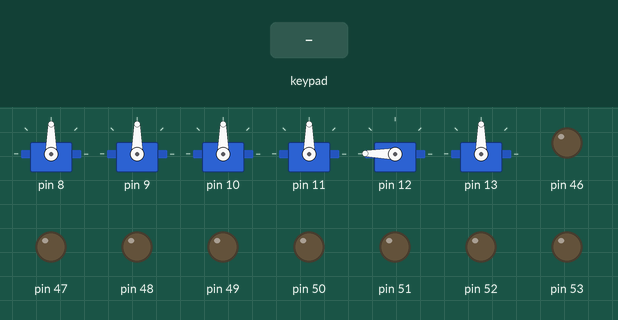
Recording of a sketch running on a simulated Arduino Mega 2560, built with avr-gcc and run on an emulated ATmega2560. Parts: 6 × servo, output pins drawn as LEDs (lit = HIGH). Inputs (shaded band) come from the test bench. What the sketch prints to the serial monitor is not drawn.

Above: at 1.2 s.
1.3 s: key 'U' pressed
At 1.53 s:
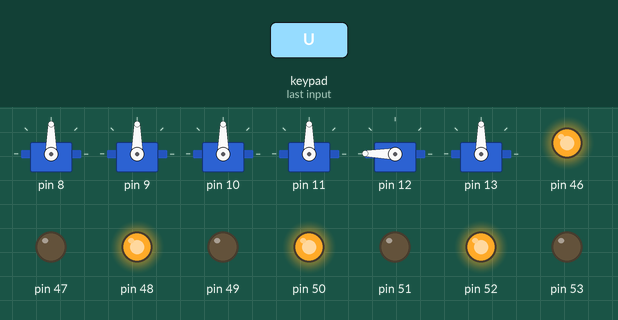
3.2 s: key 'D' pressed
At 3.43 s:
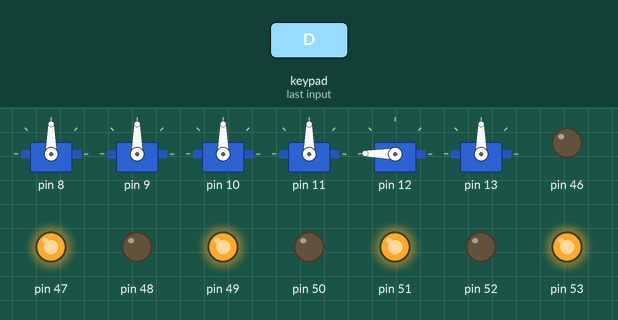
5.1 s: key 'L' pressed
At 5.33 s:
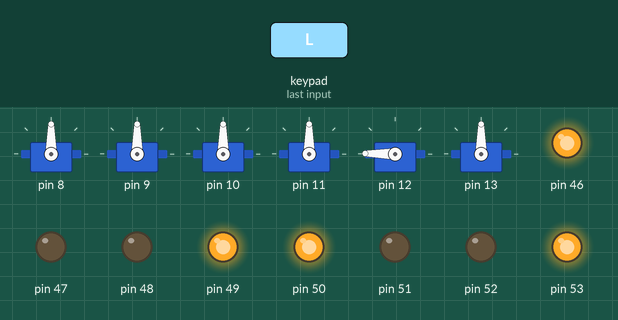
7.0 s: key 'R' pressed
At 7.23 s:
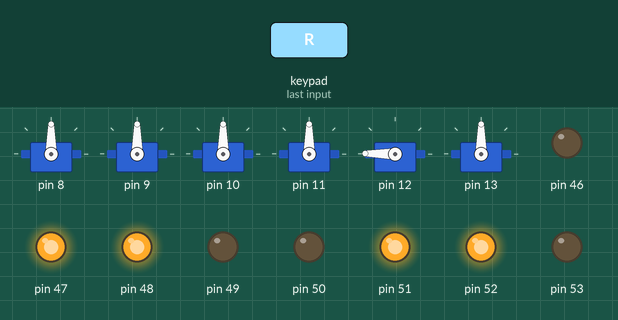
Timing chart, 0 to 9.9 s (numbered marks = the images above; inputs shaded):
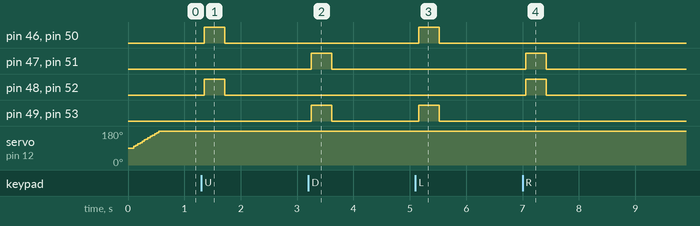

Measured:
- after the input at 1.3 s, pin 46, pin 48, pin 50, pin 52: LOW → HIGH after 0.05 s, → LOW 0.36 s later
- after the input at 3.2 s, pin 47, pin 49, pin 51, pin 53: LOW → HIGH after 0.06 s, → LOW 0.36 s later
- after the input at 5.1 s, pin 46, pin 49, pin 50, pin 53: LOW → HIGH after 0.06 s, → LOW 0.36 s later
- after the input at 7.0 s, pin 47, pin 48, pin 51, pin 52: LOW → HIGH after 0.06 s, → LOW 0.36 s later

The sketch:

CAR.ino
```cpp
#include <PS2X_lib.h>
//public 像是ev3程式的綠色方塊馬達
//public通常是可以開放大家使用的
//C語言有public與private之分
//private是作者本人測試 或是public程式會使用的"原始程式"
//private 像是ev3程式的藍色方塊馬達
//millis
PS2X ps2x;
int error;

//smt_rx = start movinig time rx, and so on
int old_raw_rx = 9;
int old_raw_ly = 9;
int old_raw_ry = 9;
int old_raw_lx = 9;
#include "MOVE.h"
#include <Servo.h>

#include "Arm.h"
ARM arm_1;
ARM arm_2;
ARM arm_3;
ARM arm_4;
ARM arm_5;
ARM arm_6;

//define 定義 不同於變數他是不可變的 [常數]
//#define check_count 3;
static int check_count = 2;
//static 靜態 變數
int ps2check[10] = {0,0,0,0,0,0,0,0,0,0};
//up , down , left , right , R1 , L1 , RX , RY , LY , LX
int psslast[4] = {9,9,9,9};
//上一次的紀錄
bool psblast[6] = {0, 0, 0, 0, 0, 0};

MOVE move(46);

void setup(){
 arm_6.link(8, 170, 10);
 arm_5.link(9, 25, 125);
 arm_4.link(10, 0 ,180);
 arm_3.link(11, 10 ,160);
 arm_2.link(12 , 0 ,180);
 arm_1.link(13, 0 ,180);
//46-53
  Serial.begin(57600);
  Serial.println("Start");
  for (int x = 46 ; x < 54 ; x = x + 1){

  pinMode( x , OUTPUT);
  }
  do {
    //GamePad(clock, command, attention, data,)
    error = ps2x.config_gamepad(14, 16, 15, 17,true,true);   //這行要和接線對應正確
    if (error == 0) { Serial.print("Gamepad found!");break; }
    else { delay(100); Serial.print("..");}
  } while (1);

}
void loop() {

    ps2x.read_gamepad();  //讀取手把狀態
    delay(10);

   //check 歸零
   if(ps2x.Button(PSB_PAD_UP) != psblast[0]) ps2check[0] = 0;
   if(ps2x.Button(PSB_PAD_DOWN) != psblast[1]) ps2check[1] = 0;
   if(ps2x.Button(PSB_PAD_LEFT) != psblast[2]) ps2check[2] = 0;
   if(ps2x.Button(PSB_PAD_RIGHT) != psblast[3]) ps2check[3] = 0;
   if(ps2x.Button(PSB_L1) != psblast[4]) ps2check[4] = 0;
   if(ps2x.Button(PSB_R1) != psblast[5]) ps2check[5] = 0;

     int raw_rx = ps2x.Analog(PSS_RX) /13;// MAP 攝氏華氏
     int raw_ly= ps2x.Analog(PSS_LY) /13;
     int raw_ry = ps2x.Analog(PSS_RY) /13;
     int raw_lx = (ps2x.Analog(PSS_LX) /13) +1;

   if(raw_lx != psslast[0]) ps2check[6] = 0;
   if(raw_ly != psslast[1]) ps2check[7] = 0;
   if(raw_rx != psslast[2]) ps2check[8] = 0;
   if(raw_ry != psslast[3]) ps2check[9] = 0;

    if ((old_raw_ly != raw_ly) && (ps2check[7] > check_count)){ //raw_ly蘑菇頭數值
     arm_3.run(raw_ly);
     old_raw_ly = raw_ly;
    }
    if ((old_raw_lx != raw_lx) && (ps2check[6] > check_count)){ //raw_lx蘑菇頭數值
     arm_2.run(raw_lx);
     old_raw_lx = raw_lx;
    }
    if ((old_raw_ry != raw_ry) && (ps2check[9] > check_count)){ //raw_ry蘑菇頭數值
     arm_5.run(raw_ry);
     old_raw_ry = raw_ry;
    }

    if ((old_raw_rx != raw_rx) && (ps2check[8] > check_count)){ //raw_rx蘑菇頭數值
     arm_6.run(raw_rx);
     old_raw_rx = raw_rx;
    }
    //check先確定有沒有被按過 所以需要放在前後 分別是check歸零 check累計


     if(ps2x.Button(PSB_PAD_UP) && ps2check[0] > check_count){
     move.forward(); }
     else if(ps2x.Button(PSB_PAD_DOWN)&& ps2check[1] > check_count){
     move.backward(); }

     else if(ps2x.Button(PSB_PAD_LEFT)&& ps2check[2] > check_count){
     move.left(); }

     else if(ps2x.Button(PSB_PAD_RIGHT)&& ps2check[3] > check_count){
     move.right(); }

   else if(ps2x.Button(PSB_L1)&& ps2check[4] > check_count){
     move.turn_left(); }

   else if(ps2x.Button(PSB_R1)&& ps2check[5] > check_count){
     move.turn_right();
   }
   else {
     move.stop();
   }

  //check累加
   if(ps2x.Button(PSB_PAD_UP) == psblast[0]) ps2check[0] ++;
   if(ps2x.Button(PSB_PAD_DOWN) == psblast[1]) ps2check[1] ++;
   if(ps2x.Button(PSB_PAD_LEFT) == psblast[2]) ps2check[2] ++;
   if(ps2x.Button(PSB_PAD_RIGHT) == psblast[3]) ps2check[3] ++;
   if(ps2x.Button(PSB_L1) == psblast[4]) ps2check[4] ++;
   if(ps2x.Button(PSB_R1) == psblast[5]) ps2check[5] ++;

   if(raw_lx == psslast[0]) ps2check[6] ++;
   if(raw_ly == psslast[1]) ps2check[7] ++;
   if(raw_rx == psslast[2]) ps2check[8] ++;
   if(raw_ry == psslast[3]) ps2check[9] ++;


   psblast[0] = ps2x.Button(PSB_PAD_UP);
   psblast[1] = ps2x.Button(PSB_PAD_DOWN);
   psblast[2] = ps2x.Button(PSB_PAD_LEFT);
   psblast[3] = ps2x.Button(PSB_PAD_RIGHT);
   psblast[4] = ps2x.Button(PSB_L1);
   psblast[5] = ps2x.Button(PSB_R1);

   psslast[0] = raw_lx ;
   psslast[1] = raw_ly ;
   psslast[2] = raw_rx ;
   psslast[3] = raw_ry ;
}
```

Arm.cpp
```cpp
/*
  for arm moving
*/

#include "Arm.h"
#include "Arduino.h"

#include <Servo.h>

ARM::ARM(){

}
ARM::~ARM(){
  detach();
}
ARM::link(byte p, int mm,int mx){
  if(mm>mx){
    attach(p,mx,mm);
  }
  else{
    attach(p,mm,mx);
  }
  max = mx;
  min = mm;
}
ARM::run(int t){
  smt = millis();

  target = map(t , 0, 10, min, max);//targat angle
  angle_read = read();

  duration = millis() - smt;

  while(duration < 500){
    output = map(duration, 0, 500, angle_read, target);
    write(output);
    duration = millis() - smt;
  }
}
```

Arm.h
```cpp
/*
  for arm moving
*/

#include "Arduino.h"
#include <Servo.h>

class ARM : public Servo
{
  private:
    unsigned long smt, duration;//unsigned long 時間需要以較大的值
    int angle_read = 90, target = 90, output;
    int max ,min;

  public:
    ARM();//p = pin, m = mx ,mm = min
    ~ARM();
    int link(byte p, int mx,int mm);
    int run(int t);//t = target
};
```

move.cpp
```cpp
/*
  for ilon wheel moving
*/
 #include "move.h"
 #include "Arduino.h"

MOVE::MOVE(byte p){
  pin = p;
  for (int x = pin ; x < pin + 8 ; x = x + 1){
    pinMode( x , OUTPUT);
  }
}
MOVE::~MOVE(){
  disattach();
}

void MOVE::forward(){

  for(int i = pin; i < pin+8 ; i+=2){  // i = i = 1 or i++ or i+=1
    digitalWrite (i, HIGH);
    digitalWrite (i+1, LOW);
  }
}
void MOVE::backward(){

  for(int i = pin; i < pin+8 ; i+=2){
    digitalWrite (i, LOW);
    digitalWrite (i+1, HIGH);
  }
}
void MOVE::right(){

  int j = 1;
  for(int i = pin; i < pin+8 ; i+=2){

    if(j % 2 == 1 ){  //模數除法% 用法:11除以3於2: 11 % 3 = 2
      digitalWrite (i+1, HIGH);
      digitalWrite (i, LOW);
    }

    else{
      digitalWrite (i+1, LOW);
      digitalWrite (i, HIGH);
    }
    j++;

  }
}
void MOVE::left(){

  int j = 1;
  for(int i = pin; i < pin+8 ; i+=2){

    if(j % 2 == 1 ){  //模數除法% 用法:11除以3於2: 11%3 = 2
      digitalWrite (i, HIGH);
      digitalWrite (i+1, LOW);
    }

    else{
      digitalWrite (i, LOW);
      digitalWrite (i+1, HIGH);
    }
    j++;

  }
}
void MOVE::stop(){

  int j = 1;
  for(int i = pin; i < pin+8 ; i+=2){

  if(j % 2 == 1 ){  //模數除法% 用法:11除以3於2: 11%3 = 2
  digitalWrite (i, LOW);
  digitalWrite (i+1, LOW);
    }
  }
}
void MOVE::turn_right(){
   int j = 1;
   for(int i = pin; i < pin+8 ; i+=2){

      if (j <= 2){
        digitalWrite(i,LOW);
        digitalWrite(i+1,HIGH);
      }
      else{
        digitalWrite(i,HIGH);
        digitalWrite(i+1,LOW);
    }
    j++;
  }
}
void MOVE::turn_left(){
   int j = 1;
   for(int i = pin; i < pin+8 ; i+=2){

    if (j <= 2){
        digitalWrite(i,HIGH);
        digitalWrite(i+1,LOW);
      }
    else{
      digitalWrite(i,LOW);
      digitalWrite(i+1,HIGH);
      }
      j++;
  }
}
void MOVE::disattach(){
    for (int x = pin ; x < pin + 8 ; x = x + 1){
      digitalWrite(x , LOW);
      pinMode( x , INPUT);
  }
}
```

move.h
```cpp
 /*
 for ilon wheel moving
 */

 #ifndef _MOVE_H__
 #define _MOVE_H__
 //匯入arduino核心標頭檔案
 #include "Arduino.h"

 class MOVE
 {
    private://隱藏的
      byte pin; //start pin 48

    public://公開的

     MOVE(byte p);//LED = 建構函式
     ~MOVE();     //~LED = 解構函式

     void forward();
     void backward();
     void right();
     void left();
     void turn_right();
     void turn_left();
     void stop();

     void disattach();           //釋放引腳與led的繫結
 };
#endif
```
